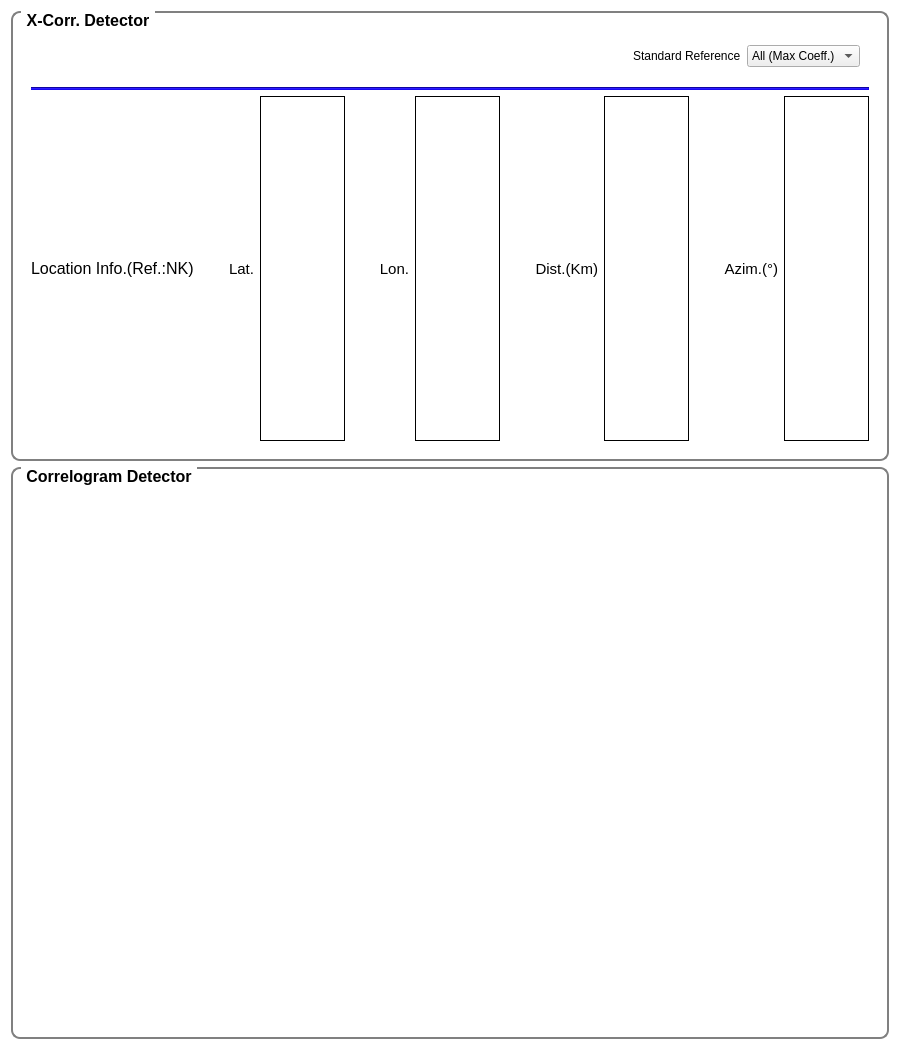
<?xml version="1.0" encoding="UTF-8"?>
<ui version="4.0">
 <class>BriefingBoard</class>
 <widget class="QDialog" name="BriefingBoard">
  <property name="geometry">
   <rect>
    <x>0</x>
    <y>0</y>
    <width>900</width>
    <height>1050</height>
   </rect>
  </property>
  <property name="palette">
   <palette>
    <active>
     <colorrole role="WindowText">
      <brush brushstyle="SolidPattern">
       <color alpha="255">
        <red>0</red>
        <green>0</green>
        <blue>0</blue>
       </color>
      </brush>
     </colorrole>
     <colorrole role="Button">
      <brush brushstyle="SolidPattern">
       <color alpha="255">
        <red>255</red>
        <green>255</green>
        <blue>255</blue>
       </color>
      </brush>
     </colorrole>
     <colorrole role="Light">
      <brush brushstyle="SolidPattern">
       <color alpha="255">
        <red>255</red>
        <green>255</green>
        <blue>255</blue>
       </color>
      </brush>
     </colorrole>
     <colorrole role="Midlight">
      <brush brushstyle="SolidPattern">
       <color alpha="255">
        <red>255</red>
        <green>255</green>
        <blue>255</blue>
       </color>
      </brush>
     </colorrole>
     <colorrole role="Dark">
      <brush brushstyle="SolidPattern">
       <color alpha="255">
        <red>127</red>
        <green>127</green>
        <blue>127</blue>
       </color>
      </brush>
     </colorrole>
     <colorrole role="Mid">
      <brush brushstyle="SolidPattern">
       <color alpha="255">
        <red>170</red>
        <green>170</green>
        <blue>170</blue>
       </color>
      </brush>
     </colorrole>
     <colorrole role="Text">
      <brush brushstyle="SolidPattern">
       <color alpha="255">
        <red>0</red>
        <green>0</green>
        <blue>0</blue>
       </color>
      </brush>
     </colorrole>
     <colorrole role="BrightText">
      <brush brushstyle="SolidPattern">
       <color alpha="255">
        <red>255</red>
        <green>255</green>
        <blue>255</blue>
       </color>
      </brush>
     </colorrole>
     <colorrole role="ButtonText">
      <brush brushstyle="SolidPattern">
       <color alpha="255">
        <red>0</red>
        <green>0</green>
        <blue>0</blue>
       </color>
      </brush>
     </colorrole>
     <colorrole role="Base">
      <brush brushstyle="SolidPattern">
       <color alpha="255">
        <red>255</red>
        <green>255</green>
        <blue>255</blue>
       </color>
      </brush>
     </colorrole>
     <colorrole role="Window">
      <brush brushstyle="SolidPattern">
       <color alpha="255">
        <red>255</red>
        <green>255</green>
        <blue>255</blue>
       </color>
      </brush>
     </colorrole>
     <colorrole role="Shadow">
      <brush brushstyle="SolidPattern">
       <color alpha="255">
        <red>0</red>
        <green>0</green>
        <blue>0</blue>
       </color>
      </brush>
     </colorrole>
     <colorrole role="AlternateBase">
      <brush brushstyle="SolidPattern">
       <color alpha="255">
        <red>255</red>
        <green>255</green>
        <blue>255</blue>
       </color>
      </brush>
     </colorrole>
     <colorrole role="ToolTipBase">
      <brush brushstyle="SolidPattern">
       <color alpha="255">
        <red>255</red>
        <green>255</green>
        <blue>220</blue>
       </color>
      </brush>
     </colorrole>
     <colorrole role="ToolTipText">
      <brush brushstyle="SolidPattern">
       <color alpha="255">
        <red>0</red>
        <green>0</green>
        <blue>0</blue>
       </color>
      </brush>
     </colorrole>
    </active>
    <inactive>
     <colorrole role="WindowText">
      <brush brushstyle="SolidPattern">
       <color alpha="255">
        <red>0</red>
        <green>0</green>
        <blue>0</blue>
       </color>
      </brush>
     </colorrole>
     <colorrole role="Button">
      <brush brushstyle="SolidPattern">
       <color alpha="255">
        <red>255</red>
        <green>255</green>
        <blue>255</blue>
       </color>
      </brush>
     </colorrole>
     <colorrole role="Light">
      <brush brushstyle="SolidPattern">
       <color alpha="255">
        <red>255</red>
        <green>255</green>
        <blue>255</blue>
       </color>
      </brush>
     </colorrole>
     <colorrole role="Midlight">
      <brush brushstyle="SolidPattern">
       <color alpha="255">
        <red>255</red>
        <green>255</green>
        <blue>255</blue>
       </color>
      </brush>
     </colorrole>
     <colorrole role="Dark">
      <brush brushstyle="SolidPattern">
       <color alpha="255">
        <red>127</red>
        <green>127</green>
        <blue>127</blue>
       </color>
      </brush>
     </colorrole>
     <colorrole role="Mid">
      <brush brushstyle="SolidPattern">
       <color alpha="255">
        <red>170</red>
        <green>170</green>
        <blue>170</blue>
       </color>
      </brush>
     </colorrole>
     <colorrole role="Text">
      <brush brushstyle="SolidPattern">
       <color alpha="255">
        <red>0</red>
        <green>0</green>
        <blue>0</blue>
       </color>
      </brush>
     </colorrole>
     <colorrole role="BrightText">
      <brush brushstyle="SolidPattern">
       <color alpha="255">
        <red>255</red>
        <green>255</green>
        <blue>255</blue>
       </color>
      </brush>
     </colorrole>
     <colorrole role="ButtonText">
      <brush brushstyle="SolidPattern">
       <color alpha="255">
        <red>0</red>
        <green>0</green>
        <blue>0</blue>
       </color>
      </brush>
     </colorrole>
     <colorrole role="Base">
      <brush brushstyle="SolidPattern">
       <color alpha="255">
        <red>255</red>
        <green>255</green>
        <blue>255</blue>
       </color>
      </brush>
     </colorrole>
     <colorrole role="Window">
      <brush brushstyle="SolidPattern">
       <color alpha="255">
        <red>255</red>
        <green>255</green>
        <blue>255</blue>
       </color>
      </brush>
     </colorrole>
     <colorrole role="Shadow">
      <brush brushstyle="SolidPattern">
       <color alpha="255">
        <red>0</red>
        <green>0</green>
        <blue>0</blue>
       </color>
      </brush>
     </colorrole>
     <colorrole role="AlternateBase">
      <brush brushstyle="SolidPattern">
       <color alpha="255">
        <red>255</red>
        <green>255</green>
        <blue>255</blue>
       </color>
      </brush>
     </colorrole>
     <colorrole role="ToolTipBase">
      <brush brushstyle="SolidPattern">
       <color alpha="255">
        <red>255</red>
        <green>255</green>
        <blue>220</blue>
       </color>
      </brush>
     </colorrole>
     <colorrole role="ToolTipText">
      <brush brushstyle="SolidPattern">
       <color alpha="255">
        <red>0</red>
        <green>0</green>
        <blue>0</blue>
       </color>
      </brush>
     </colorrole>
    </inactive>
    <disabled>
     <colorrole role="WindowText">
      <brush brushstyle="SolidPattern">
       <color alpha="255">
        <red>127</red>
        <green>127</green>
        <blue>127</blue>
       </color>
      </brush>
     </colorrole>
     <colorrole role="Button">
      <brush brushstyle="SolidPattern">
       <color alpha="255">
        <red>255</red>
        <green>255</green>
        <blue>255</blue>
       </color>
      </brush>
     </colorrole>
     <colorrole role="Light">
      <brush brushstyle="SolidPattern">
       <color alpha="255">
        <red>255</red>
        <green>255</green>
        <blue>255</blue>
       </color>
      </brush>
     </colorrole>
     <colorrole role="Midlight">
      <brush brushstyle="SolidPattern">
       <color alpha="255">
        <red>255</red>
        <green>255</green>
        <blue>255</blue>
       </color>
      </brush>
     </colorrole>
     <colorrole role="Dark">
      <brush brushstyle="SolidPattern">
       <color alpha="255">
        <red>127</red>
        <green>127</green>
        <blue>127</blue>
       </color>
      </brush>
     </colorrole>
     <colorrole role="Mid">
      <brush brushstyle="SolidPattern">
       <color alpha="255">
        <red>170</red>
        <green>170</green>
        <blue>170</blue>
       </color>
      </brush>
     </colorrole>
     <colorrole role="Text">
      <brush brushstyle="SolidPattern">
       <color alpha="255">
        <red>127</red>
        <green>127</green>
        <blue>127</blue>
       </color>
      </brush>
     </colorrole>
     <colorrole role="BrightText">
      <brush brushstyle="SolidPattern">
       <color alpha="255">
        <red>255</red>
        <green>255</green>
        <blue>255</blue>
       </color>
      </brush>
     </colorrole>
     <colorrole role="ButtonText">
      <brush brushstyle="SolidPattern">
       <color alpha="255">
        <red>127</red>
        <green>127</green>
        <blue>127</blue>
       </color>
      </brush>
     </colorrole>
     <colorrole role="Base">
      <brush brushstyle="SolidPattern">
       <color alpha="255">
        <red>255</red>
        <green>255</green>
        <blue>255</blue>
       </color>
      </brush>
     </colorrole>
     <colorrole role="Window">
      <brush brushstyle="SolidPattern">
       <color alpha="255">
        <red>255</red>
        <green>255</green>
        <blue>255</blue>
       </color>
      </brush>
     </colorrole>
     <colorrole role="Shadow">
      <brush brushstyle="SolidPattern">
       <color alpha="255">
        <red>0</red>
        <green>0</green>
        <blue>0</blue>
       </color>
      </brush>
     </colorrole>
     <colorrole role="AlternateBase">
      <brush brushstyle="SolidPattern">
       <color alpha="255">
        <red>255</red>
        <green>255</green>
        <blue>255</blue>
       </color>
      </brush>
     </colorrole>
     <colorrole role="ToolTipBase">
      <brush brushstyle="SolidPattern">
       <color alpha="255">
        <red>255</red>
        <green>255</green>
        <blue>220</blue>
       </color>
      </brush>
     </colorrole>
     <colorrole role="ToolTipText">
      <brush brushstyle="SolidPattern">
       <color alpha="255">
        <red>0</red>
        <green>0</green>
        <blue>0</blue>
       </color>
      </brush>
     </colorrole>
    </disabled>
   </palette>
  </property>
  <property name="windowTitle">
   <string>Briefing Board</string>
  </property>
  <layout class="QVBoxLayout" name="verticalLayout">
   <item>
    <widget class="QGroupBox" name="groupBox">
     <property name="maximumSize">
      <size>
       <width>16777215</width>
       <height>450</height>
      </size>
     </property>
     <property name="font">
      <font>
       <pointsize>12</pointsize>
       <weight>75</weight>
       <bold>true</bold>
      </font>
     </property>
     <property name="styleSheet">
      <string notr="true">QGroupBox { 
	border: 2px solid gray; 
	border-radius: 9px; 
	margin-top: 0.5em
}

QGroupBox::title {
	subcontrol-origin: margin;
	left: 10px;
	padding: 0 3px 0 3px;
}</string>
     </property>
     <property name="title">
      <string>X-Corr. Detector</string>
     </property>
     <layout class="QVBoxLayout" name="verticalLayout_2">
      <item>
       <widget class="QWidget" name="widget_2" native="true">
        <layout class="QVBoxLayout" name="verticalLayout_5">
         <item>
          <widget class="QWidget" name="widget" native="true">
           <property name="sizePolicy">
            <sizepolicy hsizetype="Minimum" vsizetype="Minimum">
             <horstretch>0</horstretch>
             <verstretch>0</verstretch>
            </sizepolicy>
           </property>
           <property name="minimumSize">
            <size>
             <width>0</width>
             <height>50</height>
            </size>
           </property>
           <property name="maximumSize">
            <size>
             <width>16777215</width>
             <height>50</height>
            </size>
           </property>
           <layout class="QHBoxLayout" name="horizontalLayout">
            <item>
             <spacer name="horizontalSpacer">
              <property name="orientation">
               <enum>Qt::Horizontal</enum>
              </property>
              <property name="sizeHint" stdset="0">
               <size>
                <width>40</width>
                <height>20</height>
               </size>
              </property>
             </spacer>
            </item>
            <item>
             <widget class="QLabel" name="label">
              <property name="text">
               <string>Standard Reference</string>
              </property>
             </widget>
            </item>
            <item>
             <widget class="QComboBox" name="comboBox">
              <item>
               <property name="text">
                <string>All (Max Coeff.)</string>
               </property>
              </item>
              <item>
               <property name="text">
                <string>NK1</string>
               </property>
              </item>
              <item>
               <property name="text">
                <string>NK2</string>
               </property>
              </item>
              <item>
               <property name="text">
                <string>NK3</string>
               </property>
              </item>
              <item>
               <property name="text">
                <string>NK4</string>
               </property>
              </item>
              <item>
               <property name="text">
                <string>NK5</string>
               </property>
              </item>
              <item>
               <property name="text">
                <string>NK6</string>
               </property>
              </item>
             </widget>
            </item>
           </layout>
          </widget>
         </item>
         <item>
          <layout class="QGridLayout" name="gridLayout"/>
         </item>
         <item>
          <widget class="Line" name="line">
           <property name="styleSheet">
            <string notr="true">background-color: rgb(24, 7, 240);</string>
           </property>
           <property name="orientation">
            <enum>Qt::Horizontal</enum>
           </property>
          </widget>
         </item>
         <item>
          <layout class="QHBoxLayout" name="horizontalLayout_2">
           <item>
            <widget class="QLabel" name="locLabel">
             <property name="font">
              <font>
               <pointsize>12</pointsize>
              </font>
             </property>
             <property name="text">
              <string>Location Info.(Ref.:NK)</string>
             </property>
            </widget>
           </item>
           <item>
            <spacer name="horizontalSpacer_2">
             <property name="orientation">
              <enum>Qt::Horizontal</enum>
             </property>
             <property name="sizeHint" stdset="0">
              <size>
               <width>40</width>
               <height>20</height>
              </size>
             </property>
            </spacer>
           </item>
           <item>
            <widget class="QLabel" name="label_3">
             <property name="font">
              <font>
               <pointsize>11</pointsize>
              </font>
             </property>
             <property name="text">
              <string>Lat.</string>
             </property>
             <property name="alignment">
              <set>Qt::AlignRight|Qt::AlignTrailing|Qt::AlignVCenter</set>
             </property>
            </widget>
           </item>
           <item>
            <widget class="QLabel" name="latL">
             <property name="minimumSize">
              <size>
               <width>85</width>
               <height>0</height>
              </size>
             </property>
             <property name="font">
              <font>
               <pointsize>11</pointsize>
              </font>
             </property>
             <property name="frameShape">
              <enum>QFrame::Box</enum>
             </property>
             <property name="text">
              <string/>
             </property>
             <property name="alignment">
              <set>Qt::AlignCenter</set>
             </property>
            </widget>
           </item>
           <item>
            <spacer name="horizontalSpacer_3">
             <property name="orientation">
              <enum>Qt::Horizontal</enum>
             </property>
             <property name="sizeHint" stdset="0">
              <size>
               <width>40</width>
               <height>20</height>
              </size>
             </property>
            </spacer>
           </item>
           <item>
            <widget class="QLabel" name="label_5">
             <property name="font">
              <font>
               <pointsize>11</pointsize>
              </font>
             </property>
             <property name="text">
              <string>Lon.</string>
             </property>
             <property name="alignment">
              <set>Qt::AlignRight|Qt::AlignTrailing|Qt::AlignVCenter</set>
             </property>
            </widget>
           </item>
           <item>
            <widget class="QLabel" name="lonL">
             <property name="minimumSize">
              <size>
               <width>85</width>
               <height>0</height>
              </size>
             </property>
             <property name="font">
              <font>
               <pointsize>11</pointsize>
              </font>
             </property>
             <property name="frameShape">
              <enum>QFrame::Box</enum>
             </property>
             <property name="text">
              <string/>
             </property>
             <property name="alignment">
              <set>Qt::AlignCenter</set>
             </property>
            </widget>
           </item>
           <item>
            <spacer name="horizontalSpacer_4">
             <property name="orientation">
              <enum>Qt::Horizontal</enum>
             </property>
             <property name="sizeHint" stdset="0">
              <size>
               <width>40</width>
               <height>20</height>
              </size>
             </property>
            </spacer>
           </item>
           <item>
            <widget class="QLabel" name="label_7">
             <property name="font">
              <font>
               <pointsize>11</pointsize>
              </font>
             </property>
             <property name="text">
              <string>Dist.(Km)</string>
             </property>
             <property name="alignment">
              <set>Qt::AlignRight|Qt::AlignTrailing|Qt::AlignVCenter</set>
             </property>
            </widget>
           </item>
           <item>
            <widget class="QLabel" name="distL">
             <property name="minimumSize">
              <size>
               <width>85</width>
               <height>0</height>
              </size>
             </property>
             <property name="font">
              <font>
               <pointsize>11</pointsize>
              </font>
             </property>
             <property name="frameShape">
              <enum>QFrame::Box</enum>
             </property>
             <property name="text">
              <string/>
             </property>
             <property name="alignment">
              <set>Qt::AlignCenter</set>
             </property>
            </widget>
           </item>
           <item>
            <spacer name="horizontalSpacer_5">
             <property name="orientation">
              <enum>Qt::Horizontal</enum>
             </property>
             <property name="sizeHint" stdset="0">
              <size>
               <width>40</width>
               <height>20</height>
              </size>
             </property>
            </spacer>
           </item>
           <item>
            <widget class="QLabel" name="label_9">
             <property name="font">
              <font>
               <pointsize>11</pointsize>
              </font>
             </property>
             <property name="text">
              <string>Azim.(°)</string>
             </property>
             <property name="alignment">
              <set>Qt::AlignRight|Qt::AlignTrailing|Qt::AlignVCenter</set>
             </property>
            </widget>
           </item>
           <item>
            <widget class="QLabel" name="azimL">
             <property name="minimumSize">
              <size>
               <width>85</width>
               <height>0</height>
              </size>
             </property>
             <property name="font">
              <font>
               <pointsize>11</pointsize>
              </font>
             </property>
             <property name="frameShape">
              <enum>QFrame::Box</enum>
             </property>
             <property name="text">
              <string/>
             </property>
             <property name="alignment">
              <set>Qt::AlignCenter</set>
             </property>
            </widget>
           </item>
          </layout>
         </item>
        </layout>
       </widget>
      </item>
     </layout>
    </widget>
   </item>
   <item>
    <widget class="QGroupBox" name="groupBox_2">
     <property name="font">
      <font>
       <pointsize>12</pointsize>
       <weight>75</weight>
       <bold>true</bold>
      </font>
     </property>
     <property name="styleSheet">
      <string notr="true">QGroupBox { 
	border: 2px solid gray; 
	border-radius: 9px; 
	margin-top: 0.5em
}

QGroupBox::title {
	subcontrol-origin: margin;
	left: 10px;
	padding: 0 3px 0 3px;
}</string>
     </property>
     <property name="title">
      <string>Correlogram Detector</string>
     </property>
     <layout class="QVBoxLayout" name="verticalLayout_3">
      <item>
       <layout class="QVBoxLayout" name="cclayout"/>
      </item>
     </layout>
    </widget>
   </item>
  </layout>
 </widget>
 <resources/>
 <connections/>
</ui>
